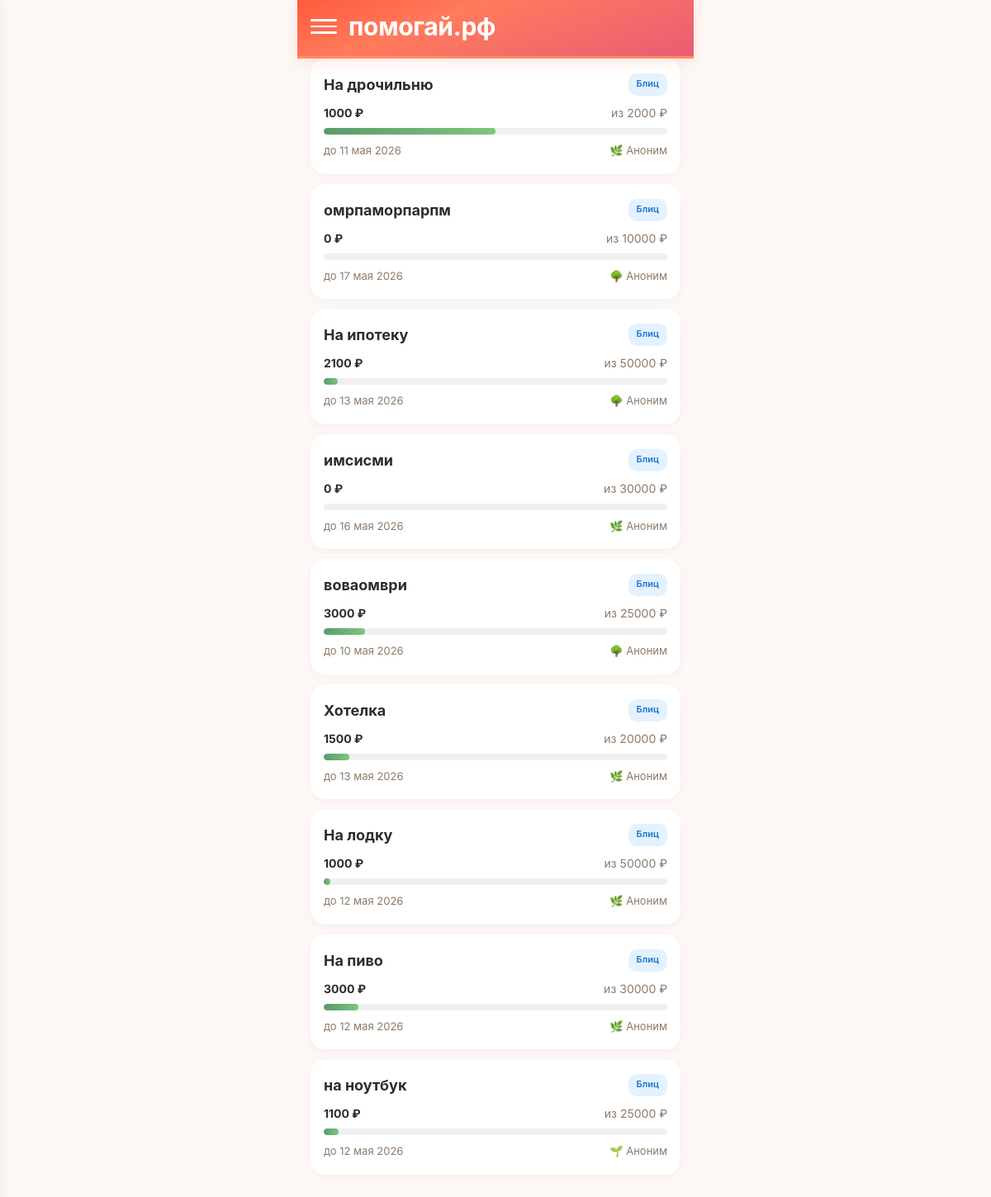
The page /goals on the database its author committed.
### tables this page shows
CREATE TABLE "goals" (
        id INTEGER PRIMARY KEY AUTOINCREMENT,
        user_id INTEGER NOT NULL,
        type TEXT NOT NULL CHECK(type IN ('super_blitz','blitz','serious','urgent','group')),
        title TEXT NOT NULL,
        description TEXT NULL,
        photo_url TEXT NULL,
        amount_goal REAL NOT NULL,
        amount_collected REAL DEFAULT 0.00,
        ends_at TEXT NULL,
        status TEXT DEFAULT 'draft' CHECK(status IN ('draft','active','frozen','completed','failed','lightning_failed','hidden')),
        trial_ends_at TEXT NULL,
        subscription_active_until TEXT NULL,
        last_boosted_at TEXT NULL,
        is_lightning INTEGER DEFAULT 0,
        lightning_started_at TEXT NULL,
        moderation_status TEXT DEFAULT 'pending',
        completion_type TEXT DEFAULT 'organic',
        is_seed INTEGER DEFAULT 0,
        views_count INTEGER DEFAULT 0,
        views_24h INTEGER DEFAULT 0,
        donations_count INTEGER DEFAULT 0,
        donations_24h INTEGER DEFAULT 0,
        created_at TEXT DEFAULT (datetime('now')),
        FOREIGN KEY (user_id) REFERENCES users(id)
    );

### main.py (the view)
@app.route('/goals')
def goals_list():
    db = get_db()
    months = ['января','февраля','марта','апреля','мая','июня','июля','августа','сентября','октября','ноября','декабря']
    goals = []
    for g in db.execute(
        "SELECT g.*, u.name as author_name, u.xp_level as author_level FROM goals g JOIN users u ON g.user_id = u.id WHERE g.status = 'active' ORDER BY g.created_at DESC LIMIT 50"
    ).fetchall():
        g = dict(g)
        try:
            parts = g['ends_at'][:10].split('-')
            d = int(parts[2])
            m = months[int(parts[1])-1]
            y = parts[0]
            g['ends_at_formatted'] = f'{d} {m} {y}'
        except:
            g['ends_at_formatted'] = g['ends_at'][:10]
        goals.append(g)
    db.close()
    user = get_current_user()
    return render_template('goals.html', goals=goals, user=user)

### main.py (called while the page is built, shortened)
def get_current_user():
    return None

### models.py (called while the page is built)
def get_db():
    conn = sqlite3.connect(DATABASE, timeout=10)
    conn.row_factory = sqlite3.Row
    conn.execute("PRAGMA journal_mode=WAL")
    conn.execute("PRAGMA synchronous=NORMAL")
    conn.execute("PRAGMA busy_timeout=5000")
    conn.execute("PRAGMA foreign_keys = ON")
    return conn

### templates/goals.html (shortened to what this page needs)
<!DOCTYPE html>
<html lang="ru">
<head>
    <link rel="stylesheet" href="/static/style.css?v=2">
</head>
<body>
    <div class="container">
        <div class="header">
            <div class="hamburger" onclick="toggleMenu()">
                <span></span><span></span><span></span>
            </div>
            <div class="header-title">помогай.рф</div>
        </div>
        <div class="goals-list">
            {% if goals %}
                {% for goal in goals %}
                <a class="goal-card" href="/goal/{{ goal.id }}">
                    <div class="top">
                        <div class="title">{{ goal.title }}</div>
                        <span class="type-badge badge-{{ 'green' if goal.type == 'super_blitz' else 'blue' if goal.type == 'blitz' else 'purple' if goal.type == 'serious' else 'orange' if goal.type == 'urgent' else 'teal' }}">
                            {{ 'Супер-блиц' if goal.type == 'super_blitz' else 'Блиц' if goal.type == 'blitz' else 'Жизненный' if goal.type == 'serious' else 'Срочный' if goal.type == 'urgent' else 'Общий' if goal.type == 'group' else goal.type }}
                        </span>
                    </div>
                    <div class="amount-row">
                        <span class="collected">{{ "%.0f"|format(goal.amount_collected) }} ₽</span>
                        <span>из {{ "%.0f"|format(goal.amount_goal) }} ₽</span>
                    </div>
                    <div class="progress-bar">
                        <div class="progress-fill" style="width: {{ (goal.amount_collected / goal.amount_goal * 100) if goal.amount_goal > 0 else 0 }}%"></div>
                    </div>
                    <div class="meta">
                        <span>до {{ goal.ends_at_formatted or goal.ends_at[:10] }}</span>
                        <span>
                {% if goal.author_level == 'novice' %}🌱
                {% elif goal.author_level == 'member' %}🌿
                {% elif goal.author_level == 'reliable' %}🌳
                {% elif goal.author_level == 'pillar' %}💎
                {% elif goal.author_level == 'hero' %}⭐
                {% elif goal.author_level == 'legend' %}👑
                {% endif %}
                {{ goal.author_name or 'Аноним' }}
            </span>
                    </div>
                </a>
                {% endfor %}
            {% else %}
                <div class="empty-state"><h2>Пока нет целей</h2><p>Станьте первым — создайте сбор</p></div>
            {% endif %}
        </div>
    </div>
</body>
</html>

### static/style.css (style rules this page uses)
:root { --cta: #FF6B4A; --cta-hover: #E85D3A; --bg: #FDF8F5; --card: #FFFFFF; --card-shadow: 0 2px 12px rgba(0,0,0,0.04); --text: #2D2D2D; --text-soft: #8C7A6B; --success: #5B9A6B; --error: #E57373; --gold: #D4A853; --gradient-cta: linear-gradient(160deg, #FF5A3C 0%, #FF7B5C 35%, #E85D75 100%); --radius: 12px; --radius-lg: 16px; --font: 'Inter', -apple-system, BlinkMacSystemFont, sans-serif; --transition: 0.2s ease; }
*, *::before, *::after { box-sizing: border-box; margin: 0; padding: 0; }
body { font-family: var(--font); font-size: 16px; line-height: 1.5; background: var(--bg); color: var(--text); -webkit-tap-highlight-color: transparent; -webkit-font-smoothing: antialiased; animation: pageIn 0.3s ease; }
a { color: var(--cta); text-decoration: none; }
.progress-fill { background: var(--success); height: 100%; border-radius: 8px; transition: width 0.4s ease; }

### templates/goals.html (style rules this page uses)
* { box-sizing: border-box; margin: 0; padding: 0; }
body { font-family: 'Inter', -apple-system, sans-serif; background: #FDF8F5; padding-bottom: 100px; }
.container { max-width: 480px; margin: 0 auto; padding: 0; }
.header { background: linear-gradient(160deg, #FF5A3C 0%, #FF7B5C 35%, #E85D75 100%); padding: 16px 16px 20px; color: white; border-radius: 0; border-bottom: 3px solid #FF8C69; display: flex; align-items: center; gap: 14px; box-shadow: 0 4px 16px rgba(255,107,74,0.15); position: relative; z-index: 10; }
.hamburger { width: 32px; height: 32px; display: flex; flex-direction: column; justify-content: center; gap: 5px; cursor: pointer; flex-shrink: 0; transition: transform 0.1s; }
.hamburger span { display: block; height: 2.5px; background: white; border-radius: 2px; transition: all 0.2s; }
.header-title { font-size: 30px; font-weight: 700; letter-spacing: -0.3px; line-height: 32px; vertical-align: bottom; }
.goals-list { display: flex; flex-direction: column; gap: 12px; padding: 0 16px 16px; }
.goal-card { display: block; background: white; border-radius: 18px; padding: 18px 16px; text-decoration: none; color: #2D2D2D; box-shadow: 0 2px 10px rgba(0,0,0,0.04); transition: transform 0.1s, box-shadow 0.2s; }
.goal-card .top { display: flex; justify-content: space-between; margin-bottom: 10px; }
.goal-card .title { font-size: 18px; font-weight: 700; }
.type-badge { font-size: 11px; font-weight: 600; padding: 4px 10px; border-radius: 10px; }
.badge-blue { background: #E3F2FD; color: #1976D2; }
.amount-row { display: flex; justify-content: space-between; font-size: 14px; color: #8C7A6B; margin-bottom: 8px; }
.amount-row .collected { font-weight: 700; color: #2D2D2D; }
.progress-bar { background: #F0F0F0; border-radius: 6px; height: 8px; overflow: hidden; margin-bottom: 10px; }
.progress-fill { background: linear-gradient(90deg, #5B9A6B, #7BC67E); height: 100%; border-radius: 6px; }
.meta { display: flex; justify-content: space-between; font-size: 13px; color: #8C7A6B; }

### rows shown on the page
goals: title "На дрочильню", type "Блиц", amount_collected "1000", amount_goal "2000", ends_at_formatted "11 мая 2026", author_name "Аноним"
goals: title "омрпаморпарпм", type "Блиц", amount_collected "0", amount_goal "10000", ends_at_formatted "17 мая 2026", author_name "Аноним"
goals: title "На ипотеку", type "Блиц", amount_collected "2100", amount_goal "50000", ends_at_formatted "13 мая 2026", author_name "Аноним"
goals: title "имсисми", type "Блиц", amount_collected "0", amount_goal "30000", ends_at_formatted "16 мая 2026", author_name "Аноним"
goals: title "воваомври", type "Блиц", amount_collected "3000", amount_goal "25000", ends_at_formatted "10 мая 2026", author_name "Аноним"
goals: title "Хотелка", type "Блиц", amount_collected "1500", amount_goal "20000", ends_at_formatted "13 мая 2026", author_name "Аноним"
goals: title "На лодку", type "Блиц", amount_collected "1000", amount_goal "50000", ends_at_formatted "12 мая 2026", author_name "Аноним"
goals: title "На пиво", type "Блиц", amount_collected "3000", amount_goal "30000", ends_at_formatted "12 мая 2026", author_name "Аноним"
goals: title "на ноутбук", type "Блиц", amount_collected "1100", amount_goal "25000", ends_at_formatted "12 мая 2026", author_name "Аноним"
